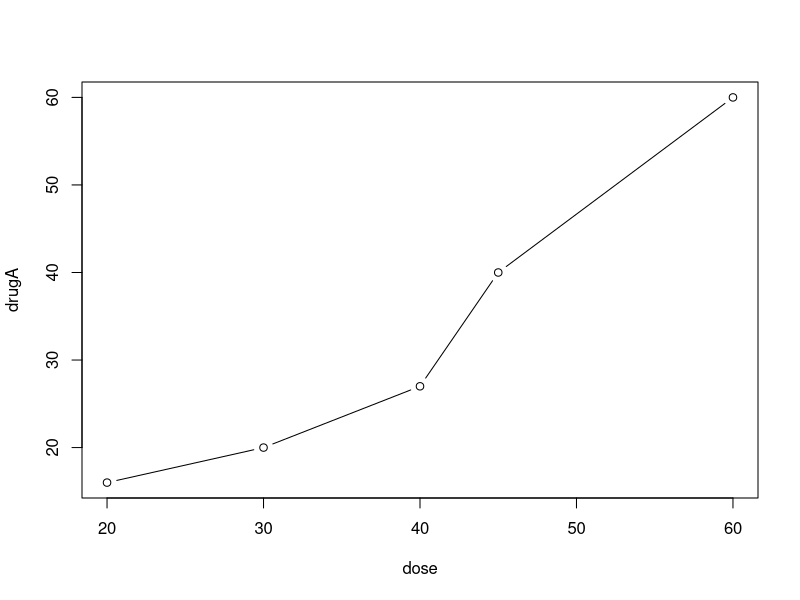
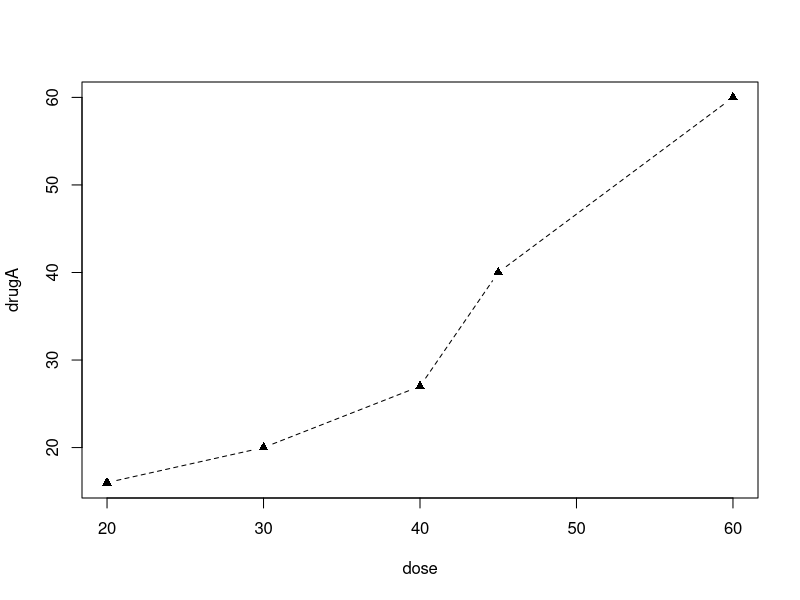
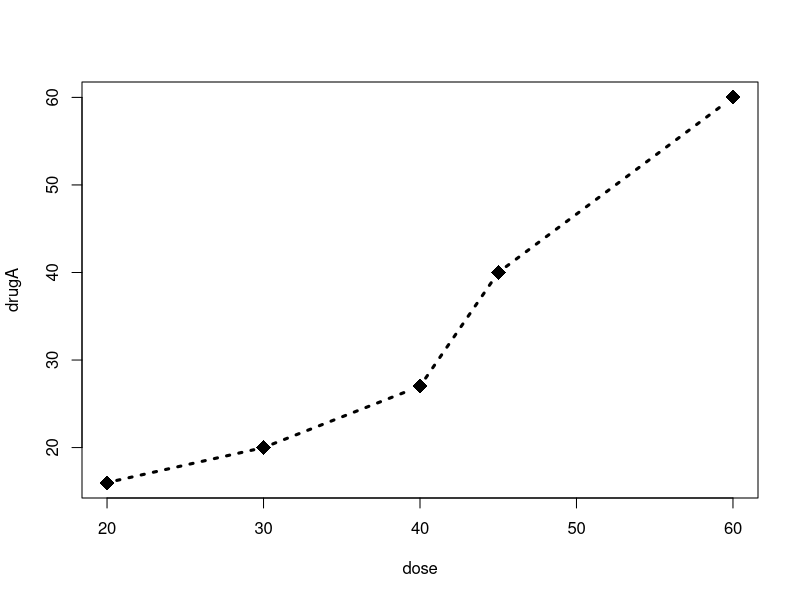
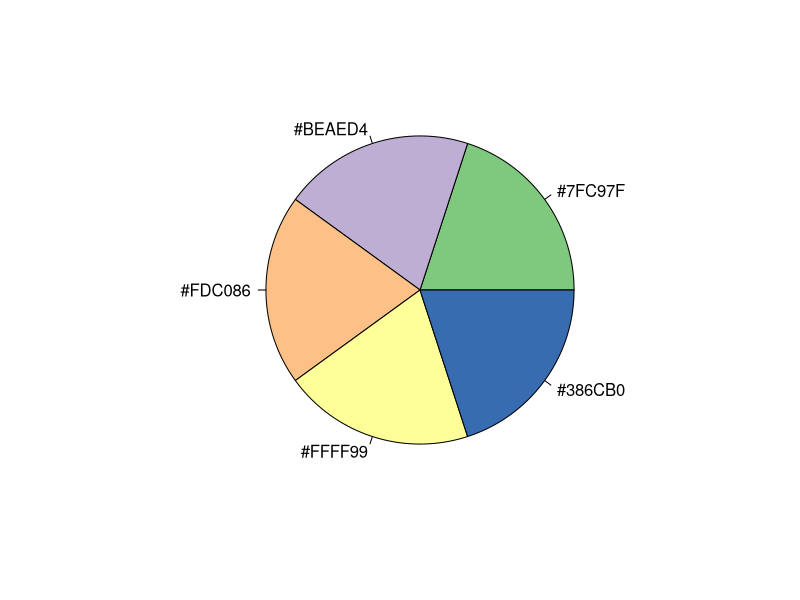
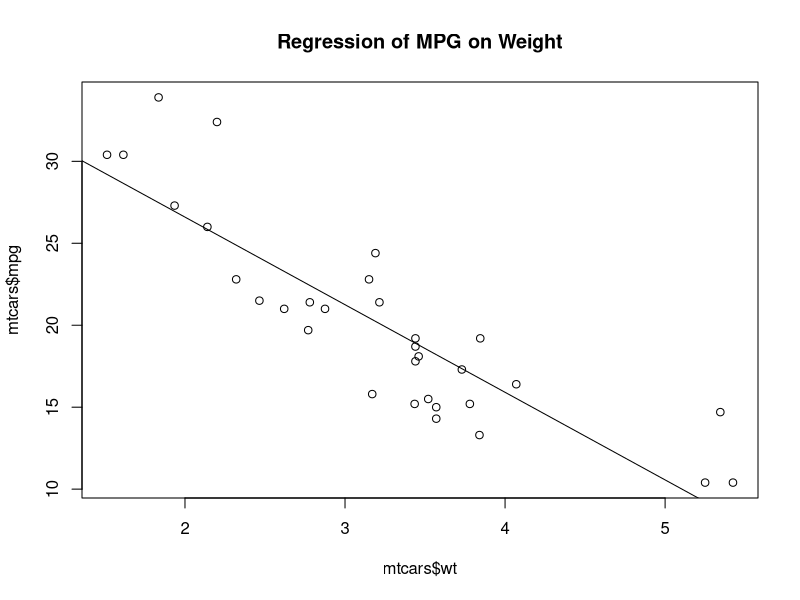

Recreate these plots in R, in order. (Note: this script raises an error after producing the figures.)
library(RColorBrewer)

# Basic Plot and Output ---------------------------------------------------

# direct graphics to pdf instead of R output
pdf('first_plot.pdf', family = "Helvetica-Narrow")

  plot(mtcars$wt, mtcars$mpg)
  abline(lm(mpg ~ wt, data = mtcars))
  title("Regression of MPG on Weight")

dev.off() # turn off; graphics are directed to R output


# Basic Example -----------------------------------------------------------

dose <- c(20, 30, 40, 45, 60)
drugA <- c(16, 20, 27, 40, 60)
drugB <- c(15, 18, 25, 31, 40)

plot(dose, drugA, type = 'b') # b for BOTH lines and points


# Parameters --------------------------------------------------------------

default <- par(no.readonly = TRUE) # save defaults

par(lty = 2, pch = 17) # dashed line; triangular points
plot(dose, drugA, type = 'b')

par(default) # restore defaults

# use parameters inside plot()
plot(dose, drugA, type = 'b', 
     lty = 3, pch = 18, cex = 2, lwd = 3)

# lty = line type
# lwd = line width
# pch = point symbol
# cex = point size

# colors
n <- 5
thecolors <- brewer.pal(n, "Accent")
pie(rep(1, n), labels = thecolors, col = thecolors)

# text
par(
  cex       = 1,   # scale
  cex.lab   = 1.5,
  cex.main  = 2,
  font.lab  = 1,
  font.main = 3,
  family    = "sans"
)

  
# add font families
windowsFonts(
  Hack = "Hack",
  ohno = "Comic Sans MS"
)

# margins
par(pin=c(5,5), mai=c(1,.5, 1, .2))

plot(dose, drugA, type = 'b',
     main = "some title",
     ) # b for BOTH lines and points

par(default)


# Text, Axes, and Legends -------------------------------------------------

plot(
  dose, drugA, type="b",
  col="red", lty=2, pch=2, lwd=2,
  # main="Clinical Trials for Drug A",
  # sub="This is hypothetical data",
  # xlab="Dosage",
  # ylab="Drug Response",
  xlim=c(0, 60),
  ylim=c(0, 70),
  ann = FALSE,
  # axes = FALSE, # suppress all axes
  frame.plot = TRUE, # if axes are suppressed keep the frame
  xaxt = "n" # suppress x axis
)

title(
  main = "Main Title",
  col.main = "tomato",
  sub  = "Subtitle",
  xlab = "X label",
  ylab = "Y label"
)

# example 3.2
x <- 1:10
y <- x
z <- 10/x

default <- par(no.readonly = TRUE) # save defaults

par(mar = c(5, 4, 4, 8) + 0.1)

plot(
  x, y, type = 'b', pch  = 21, col  = 'red',
  yaxt = 'n', lty  = 3, ann  = FALSE
)

lines(
  x, z, type = 'b', pch  = 22,
  col  = 'blue', lty  = 2
)

axis(
  2, at = x, labels = x, col.axis = 'red', las = 2
)

axis(
  4, at = z, labels = round(z, 2), col.axis = 'blue',
  las = 2, cex.axis = 0.7, tck = -0.01
)

mtext(
  "y = 1 / x", side = 4, line = 3,
  cex.lab = 1, las = 2, col = 'blue'
)

title(
  "An Example of Axes", xlab = "X", ylab = "Y = X"
)

par(default)
